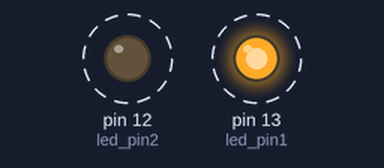
A sketch run on a simulated Arduino Uno, built with avr-gcc and run on an emulated ATmega328P. Parts: output pins drawn as LEDs (lit = HIGH). Dashed ring = blinking.

Above: at 0.2 s.
Timing chart, 0 to 3.5 s (numbered marks = the images above):
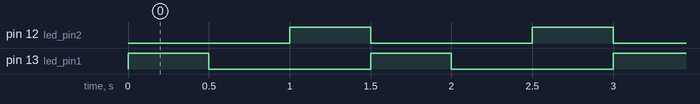

The sketch:

sketch_sep18a.ino
```cpp
int led_pin1=13;
int led_pin2=12;
int blink_duration1=500;

void setup() {
pinMode(led_pin1, OUTPUT);
pinMode(led_pin2, OUTPUT);
}

void loop() {

  digitalWrite (led_pin1,HIGH);
  delay (blink_duration1);
  digitalWrite (led_pin1,LOW);
  delay (blink_duration1);

  digitalWrite (led_pin2,HIGH);
  delay (blink_duration1);
  digitalWrite (led_pin2,LOW);
}
```

Measured:
- by itself, pin 12 (led_pin2), pin 13 (led_pin1): alternates HIGH for 0.50 s and LOW for 1.0 s
- by itself, everything shown: repeats every 1.5 s, in 4 steps
